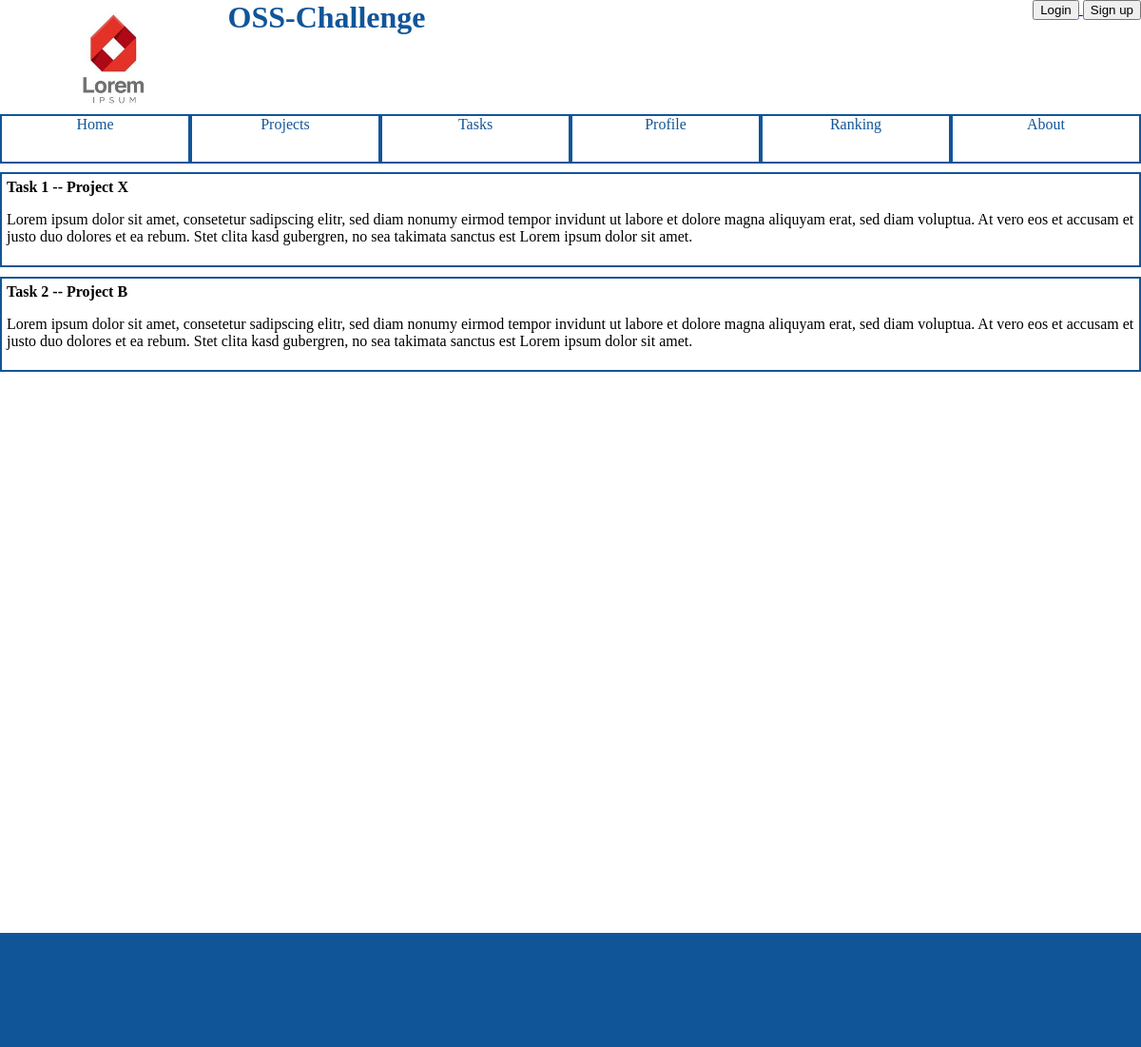
/tasks/, run on the app's committed database.
### osschallenge/models.py (models this page shows, shortened)
class Task(models.Model):
    title = models.CharField(max_length=50)
    lead_text = models.CharField(max_length=300)
    description = models.CharField(max_length=5000)
    mentor = models.ForeignKey(User, related_name = "task_mentor")
    project = models.ForeignKey(Project, related_name = "task_project")
    contributers = models.ManyToManyField(
        User,
        related_name = "task_contributers"
    )

class Project(models.Model):
    title = models.CharField(max_length=50)
    lead_text = models.CharField(max_length=300)
    description = models.CharField(max_length=5000)
    licence = models.CharField(max_length=50)
    website = models.CharField(max_length=50)
    github = models.CharField(max_length=50)
    owner = models.ForeignKey(User, related_name = "project_owner")
    mentors = models.ManyToManyField(User, related_name = "project_mentors")

### osschallenge/views.py (the view)
class TaskIndexView(generic.ListView):
    template_name = 'osschallenge/taskindex.html'
    context_object_name = 'task_list'
    def get_queryset(self):
        return Task.objects.all()

### osschallenge/templates/osschallenge/taskindex.html (shortened to what this page needs)
{% extends 'osschallenge/index.html' %}
{% block content %}
    {% if task_list %}
        <ul class="index">
        {% for task in task_list %}
            <li>
                <a href="/tasks/{{ task.id }}">{{ task.title }} -- {{ task.project.title }}</a>
                <p>{{ task.lead_text }}</p>
            </li>
        {% endfor %}
        </ul>
    {% else %}
        <p>No tasks available.</p>
    {% endif %}
{% endblock content %}

### osschallenge/static/osschallenge/stylesheet.css (style rules this page uses)
body { margin: 0; background-color: white; }
ul.index { list-style: none; margin: 0; padding: 0; }
ul.index li { display: block; border: 2px solid #115599; margin-bottom: 10px; padding: 5px; }
ul.index li a { text-decoration: none; font-weight: bold; color: black; }

### data on the page
Task: title "Task 1", project "Project X", lead_text "Lorem ipsum dolor sit amet, consetetur sadipscing elitr, sed diam nonumy eirmod tempor invidunt ut labore et dolore magna aliquyam erat, sed diam voluptua. At vero eos et accusam et justo duo dolores et ea rebum. Stet clita kasd gubergren, no sea takimata sanctus est Lorem ipsum dolor sit amet."
Task: title "Task 2", project "Project B", lead_text "Lorem ipsum dolor sit amet, consetetur sadipscing elitr, sed diam nonumy eirmod tempor invidunt ut labore et dolore magna aliquyam erat, sed diam voluptua. At vero eos et accusam et justo duo dolores et ea rebum. Stet clita kasd gubergren, no sea takimata sanctus est Lorem ipsum dolor sit amet."
